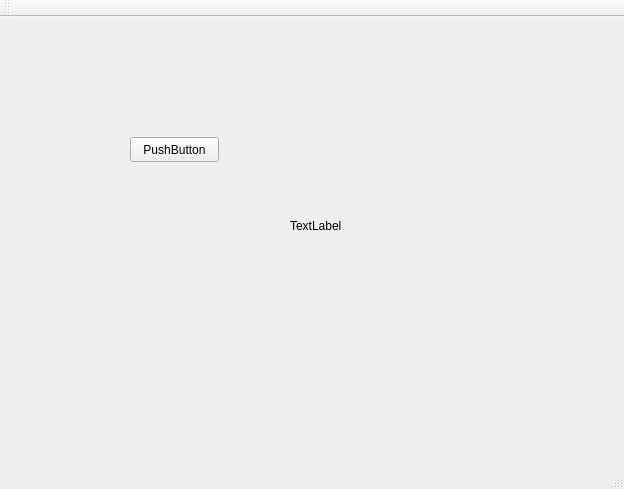
<?xml version="1.0" encoding="UTF-8"?>
<ui version="4.0">
 <class>MainWindow</class>
 <widget class="QMainWindow" name="MainWindow">
  <property name="geometry">
   <rect>
    <x>0</x>
    <y>0</y>
    <width>624</width>
    <height>489</height>
   </rect>
  </property>
  <property name="windowTitle">
   <string>MainWindow</string>
  </property>
  <widget class="QWidget" name="centralWidget">
   <widget class="QLabel" name="label">
    <property name="geometry">
     <rect>
      <x>290</x>
      <y>200</y>
      <width>67</width>
      <height>17</height>
     </rect>
    </property>
    <property name="text">
     <string>TextLabel</string>
    </property>
   </widget>
   <widget class="QPushButton" name="pushButton">
    <property name="geometry">
     <rect>
      <x>130</x>
      <y>120</y>
      <width>89</width>
      <height>25</height>
     </rect>
    </property>
    <property name="text">
     <string>PushButton</string>
    </property>
   </widget>
  </widget>
  <widget class="QMenuBar" name="menuBar">
   <property name="geometry">
    <rect>
     <x>0</x>
     <y>0</y>
     <width>624</width>
     <height>22</height>
    </rect>
   </property>
  </widget>
  <widget class="QToolBar" name="mainToolBar">
   <attribute name="toolBarArea">
    <enum>TopToolBarArea</enum>
   </attribute>
   <attribute name="toolBarBreak">
    <bool>false</bool>
   </attribute>
  </widget>
  <widget class="QStatusBar" name="statusBar"/>
 </widget>
 <layoutdefault spacing="6" margin="11"/>
 <resources/>
 <connections/>
</ui>
